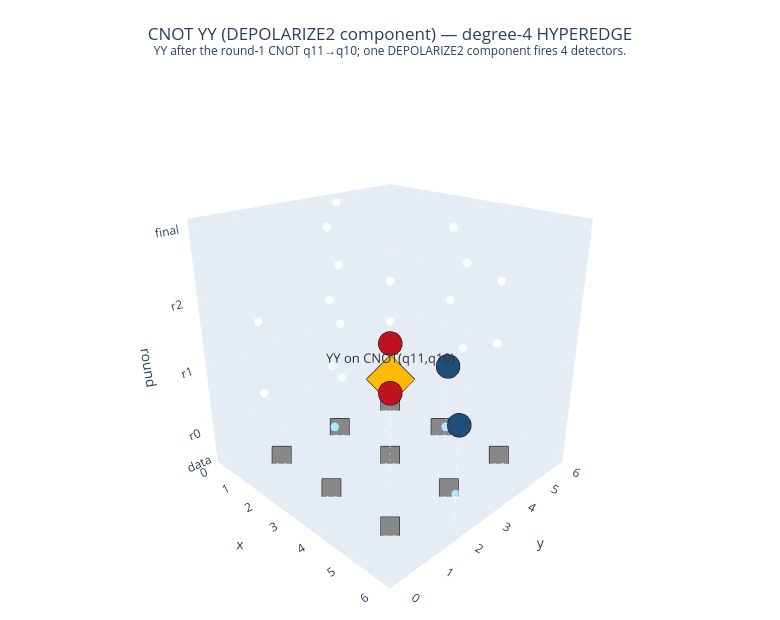

Notebook code for this chart:
### Markdown cell above
## 6. `DEPOLARIZE2` YY on a CNOT → degree 4 HYPEREDGE

Going back to the same `DEPOLARIZE2` component channel, but now picking the **YY** Pauli: each Y splits into an X-part and a Z-part, and at this point in round 1 those parts propagate to four distinct stabilizer ancillas. One DEPOLARIZE2 component out of 15 is enough to produce a 4-detector hyperedge — and there is one such channel after *every* CNOT in the circuit.

### Code cell
circ = inject_after_cnot(clean_circuit, cx_idx=6, paulis=[(11, 'Y'), (10, 'Y')])
fired = fired_detectors(circ)
print(f"Fired detectors: {fired}  (count = {len(fired)})")

fig = plot_event(
    fired,
    injection=(3.5, 2.5, 1.0, 'YY on CNOT(q11,q10)'),
    title='CNOT YY (DEPOLARIZE2 component) — degree-4 HYPEREDGE',
    subtitle='YY after the round-1 CNOT q11→q10; one DEPOLARIZE2 component fires 4 detectors.'
)
fig.show()

### Figure 1 — Plotly figure (JSON) as saved in the notebook; plotly's stock layout.template omitted (floating-point values rounded to 4 significant figures)
{"data": [{"hoverinfo": "text", "marker": {"color": ["rgba(70,130,180,0.25)", "rgba(70,130,180,0.25)", "rgba(70,130,180,0.25)", "rgba(70,130,180,0.25)", "rgba(214,93,107,0.25)", "rgba(70,130,180,0.25)", "rgba(214,93,107,0.25)", "rgba(70,130,180,0.25)", "rgba(70,130,180,0.25)", "rgba(214,93,107,0.25)", "rgba(70,130,180,0.25)", "rgba(214,93,107,0.25)", "rgba(214,93,107,0.25)", "rgba(70,130,180,0.25)", "rgba(214,93,107,0.25)", "rgba(70,130,180,0.25)", "rgba(70,130,180,0.25)", "rgba(214,93,107,0.25)", "rgba(70,130,180,0.25)", "rgba(214,93,107,0.25)", "rgba(70,130,180,0.25)", "rgba(70,130,180,0.25)", "rgba(70,130,180,0.25)", "rgba(70,130,180,0.25)"], "line": {"width": 0}, "size": 5}, "mode": "markers", "name": "detectors (idle)", "showlegend": false, "text": ["det 0 | round 0 | Z-type", "det 1 | round 0 | Z-type", "det 2 | round 0 | Z-type", "det 3 | round 0 | Z-type", "det 4 | round 1 | X-type", "det 5 | round 1 | Z-type", "det 6 | round 1 | X-type", "det 7 | round 1 | Z-type", "det 8 | round 1 | Z-type", "det 9 | round 1 | X-type", "det 10 | round 1 | Z-type", "det 11 | round 1 | X-type", "det 12 | round 2 | X-type", "det 13 | round 2 | Z-type", "det 14 | round 2 | X-type", "det 15 | round 2 | Z-type", "det 16 | round 2 | Z-type", "det 17 | round 2 | X-type", "det 18 | round 2 | Z-type", "det 19 | round 2 | X-type", "det 20 | round 3 | Z-type", "det 21 | round 3 | Z-type", "det 22 | round 3 | Z-type", "det 23 | round 3 | Z-type"], "type": "scatter3d", "x": [0, 2, 4, 6, 2, 2, 4, 6, 0, 2, 4, 4, 2, 2, 4, 6, 0, 2, 4, 4, 0, 2, 4, 6], "y": [4, 2, 4, 2, 0, 2, 2, 2, 4, 4, 4, 6, 0, 2, 2, 2, 4, 4, 4, 6, 4, 2, 4, 2], "z": [0, 0, 0, 0, 1, 1, 1, 1, 1, 1, 1, 1, 2, 2, 2, 2, 2, 2, 2, 2, 3, 3, 3, 3]}, {"hoverinfo": "text", "marker": {"color": ["#c1121f", "#1f4e79", "#c1121f", "#1f4e79"], "line": {"color": "black", "width": 2}, "size": 14}, "mode": "markers", "name": "fired", "showlegend": false, "text": ["FIRED det 6 | round 1 | X-type", "FIRED det 7 | round 1 | Z-type", "FIRED det 9 | round 1 | X-type", "FIRED det 10 | round 1 | Z-type"], "type": "scatter3d", "x": [4, 6, 2, 4], "y": [2, 2, 4, 4], "z": [1, 1, 1, 1]}, {"hoverinfo": "skip", "line": {"color": "rgba(120,120,120,0.45)", "dash": "dot", "width": 2}, "mode": "lines", "showlegend": false, "type": "scatter3d", "x": [4, 4], "y": [2, 2], "z": [1, -0.5]}, {"hoverinfo": "skip", "line": {"color": "rgba(120,120,120,0.45)", "dash": "dot", "width": 2}, "mode": "lines", "showlegend": false, "type": "scatter3d", "x": [6, 6], "y": [2, 2], "z": [1, -0.5]}, {"hoverinfo": "skip", "line": {"color": "rgba(120,120,120,0.45)", "dash": "dot", "width": 2}, "mode": "lines", "showlegend": false, "type": "scatter3d", "x": [2, 2], "y": [4, 4], "z": [1, -0.5]}, {"hoverinfo": "skip", "line": {"color": "rgba(120,120,120,0.45)", "dash": "dot", "width": 2}, "mode": "lines", "showlegend": false, "type": "scatter3d", "x": [4, 4], "y": [4, 4], "z": [1, -0.5]}, {"hoverinfo": "text", "marker": {"color": "#888888", "line": {"color": "black", "width": 1}, "size": 10, "symbol": "square"}, "mode": "markers+text", "name": "data qubits", "showlegend": false, "text": ["q1", "q3", "q5", "q8", "q10", "q12", "q15", "q17", "q19"], "textfont": {"color": "#333", "size": 10}, "textposition": "bottom center", "type": "scatter3d", "x": [1, 3, 5, 1, 3, 5, 1, 3, 5], "y": [1, 1, 1, 3, 3, 3, 5, 5, 5], "z": [-0.5, -0.5, -0.5, -0.5, -0.5, -0.5, -0.5, -0.5, -0.5]}, {"hoverinfo": "text", "marker": {"color": "#ffba08", "line": {"color": "black", "width": 2}, "size": 16, "symbol": "diamond"}, "mode": "markers+text", "name": "injected error", "showlegend": false, "text": ["YY on CNOT(q11,q10)"], "textfont": {"color": "#333", "size": 13}, "textposition": "top center", "type": "scatter3d", "x": [3.5], "y": [2.5], "z": [1]}], "layout": {"height": 620, "margin": {"b": 0, "l": 0, "r": 0, "t": 80}, "paper_bgcolor": "white", "scene": {"aspectmode": "cube", "bgcolor": "white", "camera": {"eye": {"x": 1.6, "y": -1.6, "z": 1}}, "xaxis": {"gridcolor": "#eee", "showgrid": true, "title": {"text": "x"}, "zeroline": false}, "yaxis": {"gridcolor": "#eee", "showgrid": true, "title": {"text": "y"}, "zeroline": false}, "zaxis": {"gridcolor": "#eee", "showgrid": true, "ticktext": ["data", "r0", "r1", "r2", "final"], "tickvals": [-0.5, 0, 1, 2, 3], "title": {"text": "round"}, "zeroline": false}}, "title": {"text": "CNOT YY (DEPOLARIZE2 component) — degree-4 HYPEREDGE<br><sup>YY after the round-1 CNOT q11→q10; one DEPOLARIZE2 component fires 4 detectors.</sup>", "x": 0.5, "xanchor": "center"}, "width": 780}}
